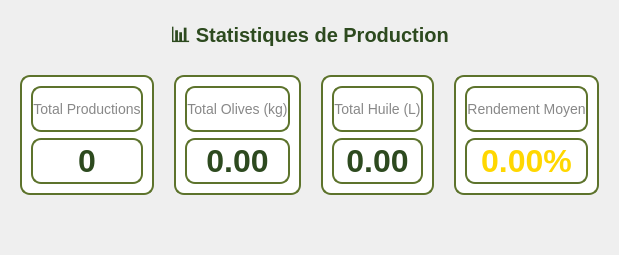
          <widget class="QWidget" name="tab2">
           <attribute name="title">
            <string>Statistiques</string>
           </attribute>
           <layout class="QVBoxLayout" name="tab2Layout">
            <property name="spacing">
             <number>20</number>
            </property>
            <property name="margin" stdset="0">
             <number>20</number>
            </property>
            <item>
             <widget class="QLabel" name="statsTitle">
              <property name="styleSheet">
               <string>font-size: 20px; color: #2d4a1f; font-weight: bold;</string>
              </property>
              <property name="text">
               <string>📊 Statistiques de Production</string>
              </property>
              <property name="alignment">
               <set>Qt::AlignmentFlag::AlignCenter</set>
              </property>
             </widget>
            </item>
            <item>
             <layout class="QHBoxLayout" name="statsCards">
              <item>
               <widget class="QFrame" name="cardTotal">
                <property name="minimumSize">
                 <size>
                  <width>0</width>
                  <height>120</height>
                 </size>
                </property>
                <property name="styleSheet">
                 <string>background: white; border: 2px solid #5d732c; border-radius: 10px;</string>
                </property>
                <layout class="QVBoxLayout">
                 <item>
                  <widget class="QLabel" name="labelTotal">
                   <property name="styleSheet">
                    <string>font-size: 14px; color: #888;</string>
                   </property>
                   <property name="text">
                    <string>Total Productions</string>
                   </property>
                   <property name="alignment">
                    <set>Qt::AlignmentFlag::AlignCenter</set>
                   </property>
                  </widget>
                 </item>
                 <item>
                  <widget class="QLabel" name="valueTotal">
                   <property name="styleSheet">
                    <string>font-size: 32px; color: #2d4a1f; font-weight: bold;</string>
                   </property>
                   <property name="text">
                    <string>0</string>
                   </property>
                   <property name="alignment">
                    <set>Qt::AlignmentFlag::AlignCenter</set>
                   </property>
                  </widget>
                 </item>
                </layout>
               </widget>
              </item>
              <item>
               <widget class="QFrame" name="cardOlives">
                <property name="minimumSize">
                 <size>
                  <width>0</width>
                  <height>120</height>
                 </size>
                </property>
                <property name="styleSheet">
                 <string>background: white; border: 2px solid #5d732c; border-radius: 10px;</string>
                </property>
                <layout class="QVBoxLayout">
                 <item>
                  <widget class="QLabel" name="labelOlives">
                   <property name="styleSheet">
                    <string>font-size: 14px; color: #888;</string>
                   </property>
                   <property name="text">
                    <string>Total Olives (kg)</string>
                   </property>
                   <property name="alignment">
                    <set>Qt::AlignmentFlag::AlignCenter</set>
                   </property>
                  </widget>
                 </item>
                 <item>
                  <widget class="QLabel" name="valueOlives">
                   <property name="styleSheet">
                    <string>font-size: 32px; color: #2d4a1f; font-weight: bold;</string>
                   </property>
                   <property name="text">
                    <string>0.00</string>
                   </property>
                   <property name="alignment">
                    <set>Qt::AlignmentFlag::AlignCenter</set>
                   </property>
                  </widget>
                 </item>
                </layout>
               </widget>
              </item>
              <item>
               <widget class="QFrame" name="cardHuile">
                <property name="minimumSize">
                 <size>
                  <width>0</width>
                  <height>120</height>
                 </size>
                </property>
                <property name="styleSheet">
                 <string>background: white; border: 2px solid #5d732c; border-radius: 10px;</string>
                </property>
                <layout class="QVBoxLayout">
                 <item>
                  <widget class="QLabel" name="labelHuile">
                   <property name="styleSheet">
                    <string>font-size: 14px; color: #888;</string>
                   </property>
                   <property name="text">
                    <string>Total Huile (L)</string>
                   </property>
                   <property name="alignment">
                    <set>Qt::AlignmentFlag::AlignCenter</set>
                   </property>
                  </widget>
                 </item>
                 <item>
                  <widget class="QLabel" name="valueHuile">
                   <property name="styleSheet">
                    <string>font-size: 32px; color: #2d4a1f; font-weight: bold;</string>
                   </property>
                   <property name="text">
                    <string>0.00</string>
                   </property>
                   <property name="alignment">
                    <set>Qt::AlignmentFlag::AlignCenter</set>
                   </property>
                  </widget>
                 </item>
                </layout>
               </widget>
              </item>
              <item>
               <widget class="QFrame" name="cardRendement">
                <property name="minimumSize">
                 <size>
                  <width>0</width>
                  <height>120</height>
                 </size>
                </property>
                <property name="styleSheet">
                 <string>background: white; border: 2px solid #5d732c; border-radius: 10px;</string>
                </property>
                <layout class="QVBoxLayout">
                 <item>
                  <widget class="QLabel" name="labelRendementStats">
                   <property name="styleSheet">
                    <string>font-size: 14px; color: #888;</string>
                   </property>
                   <property name="text">
                    <string>Rendement Moyen</string>
                   </property>
                   <property name="alignment">
                    <set>Qt::AlignmentFlag::AlignCenter</set>
                   </property>
                  </widget>
                 </item>
                 <item>
                  <widget class="QLabel" name="valueRendement">
                   <property name="styleSheet">
                    <string>font-size: 32px; color: #ffd700; font-weight: bold;</string>
                   </property>
                   <property name="text">
                    <string>0.00%</string>
                   </property>
                   <property name="alignment">
                    <set>Qt::AlignmentFlag::AlignCenter</set>
                   </property>
                  </widget>
                 </item>
                </layout>
               </widget>
              </item>
             </layout>
            </item>
            <item>
             <spacer>
              <property name="orientation">
               <enum>Qt::Orientation::Vertical</enum>
              </property>
              <property name="sizeHint" stdset="0">
               <size>
                <width>20</width>
                <height>40</height>
               </size>
              </property>
             </spacer>
            </item>
           </layout>
          </widget>
